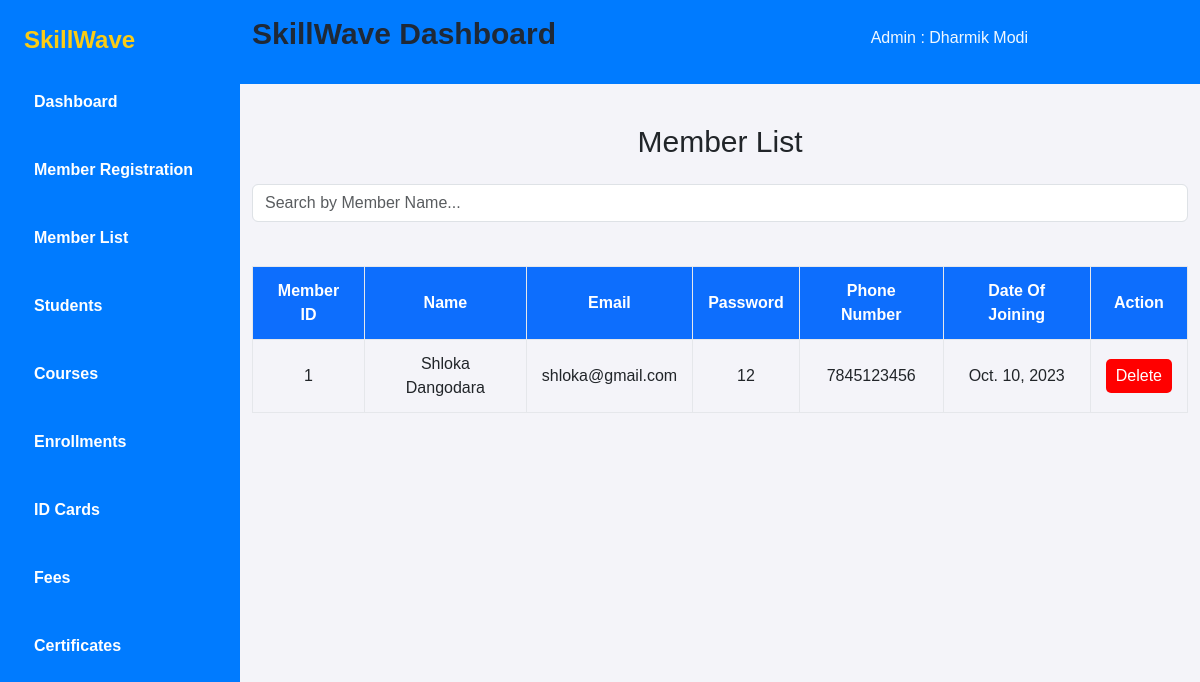
The page /member_list/1 on the database its author committed.
### myapp/models.py (models this page shows, shortened)
class Admin(models.Model):
    admin_id = models.AutoField(primary_key=True, verbose_name="ID")
    email = models.EmailField(max_length=50)
    password = models.CharField(max_length=10)
    name = models.CharField(max_length=50)

class Member(models.Model):
    member_id = models.AutoField(primary_key=True, verbose_name="ID")
    admin = models.ForeignKey(Admin, on_delete = models.CASCADE )
    member_name = models.CharField(max_length=50)
    member_email = models.EmailField(max_length=50)
    member_password = models.CharField(max_length=10)
    member_phone = models.CharField(max_length=10)
    date_of_joining = models.DateField()

### myapp/views.py (the view)
# urls.py: path('member_list/<int:admin_id>', views.Member_List, name='member_list'),
def Member_List(request, admin_id):
    c = models.Admin.objects.get(admin_id=admin_id)
    id = c.admin_id
    members = models.Member.objects.filter(admin_id=admin_id).count()
    context = {
        'id': id,
        'admin': models.Admin.objects.get(admin_id=admin_id),
        'members': members,
        'admin_id': admin_id,
    }
    members = models.Member.objects.filter(admin_id=admin_id)
    context['members'] = members
    return render(request, 'member_list.html', context)

### myapp/templates/member_list.html (shortened to what this page needs)
<!DOCTYPE html>
<html lang="en">
<head>
    <script src="https://cdn.tailwindcss.com"></script>
    <link href="https://cdn.jsdelivr.net/npm/bootstrap@5.3.5/dist/css/bootstrap.min.css" rel="stylesheet">
    <link rel="stylesheet" href="https://cdnjs.cloudflare.com/ajax/libs/font-awesome/6.5.0/css/all.min.css">
</head>
<body>
    <div class="flex">
        <aside class="w-1/5 sidebar text-white min-h-screen p-6">
            <h2 class="text-2xl font-bold mb-6"><a href="#">SkillWave</a></h2>
            <ul>
                <li class="mb-4 font-semibold"><a href="{% url 'admin_dashboard' admin_id %}">Dashboard</a></li>
                <li class="mb-4 font-semibold"><a href="{% url 'member_register' admin_id %}">Member Registration</a></li>
                <li class="mb-4 font-semibold"><a href="{% url 'member_list' admin_id %}">Member List</a></li>
                <li class="mb-4 font-semibold"><a href="{% url 'student' admin_id %}">Students</a></li>
                <li class="mb-4 font-semibold"><a href="{% url 'course' admin_id %}">Courses</a></li>
                <li class="mb-4 font-semibold"><a href="{% url 'enrollment' admin_id %}">Enrollments</a></li>
                <li class="mb-4 font-semibold"><a href="{% url 'idcard' admin_id %}">ID Cards</a></li>
                <li class="mb-4 font-semibold"><a href="{% url 'fee' admin_id %}">Fees</a></li>
                <li class="mb-4 font-semibold"><a href="{% url 'certificate' admin_id %}">Certificates</a></li>
            </ul>
        </aside>
        <main class="w-4/5 ">
            <nav class="site-nav mb-10" style="background-color: #007bff;">
                <div class="pb-2 top-bar mb-3">
                    <div class="container">
                        <div class="row align-items-center">
                            <div class="col-lg-7 ">
                                <h1 class="flex text-3xl font-bold text-gray-800 mb-6 mt-3">SkillWave Dashboard</h1>
                            </div>
                            <div class="col-lg-3">
                                <div class="text-right" style="color: aliceblue;">Admin : {{admin.name }}</div>
                            </div>
                        </div>
                    </div>
                </div>
            </nav>
            <div class="container">
                <h2 class="text-center text-3xl mb-4">Member List</h2>
                <div class="d-flex justify-content-end">
                    <input type="text" id="searchInput" name="searchInput" class="form-control search-box" placeholder="Search by Member Name...">
                </div><br>
                <div class="table-responsive">
                    <table class="table-bordered text-center">
                        <thead class="bg-primary text-white">
                            <tr>
                                <th>Member ID</th>
                                <th>Name</th>
                                <th>Email</th>
                                <th>Password</th>
                                <th>Phone Number</th>
                                <th>Date Of Joining</th>
                                <th>Action</th>
                            </tr>
                        </thead>
                        <tbody>
                            {% for member in members %}
                            <tr>
                                <td>{{ member.member_id }}</td>
                                <td>{{ member.member_name }}</td>
                                <td>{{ member.member_email }}</td>
                                <td>{{ member.member_password }}</td>
                                <td>{{ member.member_phone }}</td>
                                <td>{{ member.date_of_joining }}</td>
                                <td>
                                    <form action="#" method="POST" class="inline-block">
                                        <button type="submit" class="btn-delete">Delete</button>
                                    </form>
                                </td>
                            </tr>
                            {% empty %}
                            <tr>
                                <td colspan="7" class="text-center text-gray-500">No members available.</td>
                            </tr>
                            {% endfor %}
                        </tbody>
                    </table>
                </div>
            </div>
        </main>
    </div>
</body>
</html>

### myapp/templates/member_list.html (style rules this page uses)
body { font-family: 'Poppins', sans-serif; background: #f4f4f9; }
.sidebar { background: #007bff; }
.sidebar h2 a { color: #facc15; text-decoration: none; }
.sidebar ul li { cursor: pointer; transition: 0.3s; }
.btn-delete { background-color: red; color: white; padding: 5px 10px; border-radius: 5px; text-decoration: none; }
table { width: 100%; border-collapse: collapse; margin-top: 20px; }
thead { background-color: #007bff; color: white; }
th, td { padding: 12px 15px; text-align: center; border-bottom: 1px solid #ddd; }
.sidebar ul li a { color: white; text-decoration: none; display: block; padding: 10px; }
.btn-delete { background-color: red !important; color: white; }

### rows shown on the page
Admin: name "Dharmik Modi"
Member: member_id "1", member_name "Shloka Dangodara", member_email "shloka@gmail.com", member_password "12", member_phone "7845123456", date_of_joining "Oct. 10, 2023"
